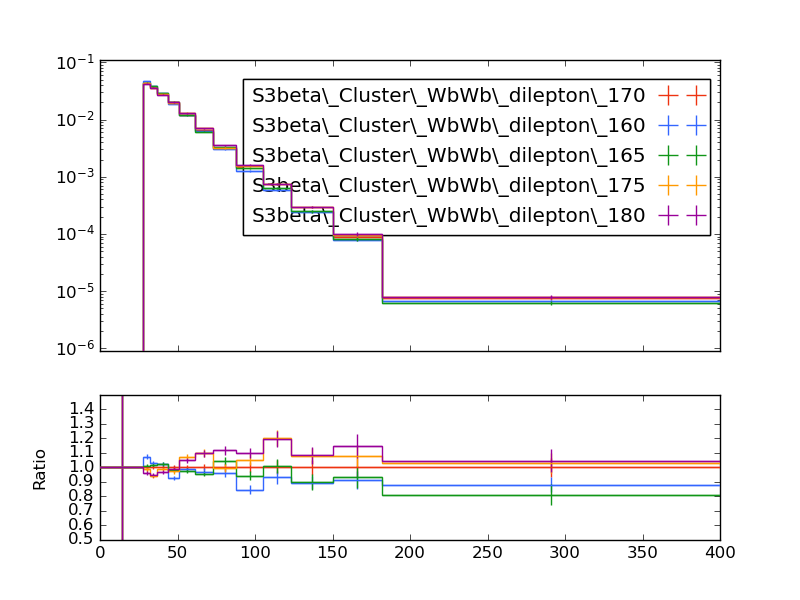

Generate this figure with Python:
#! /usr/bin/env python

# This Python script was auto-generated using YODA v2.0.1.
# Analysis object: /WbWb_dilepton/pT_lep2_untagged
# Timestamp: 27-02-2025 (11:02:17)

import matplotlib as mpl
import matplotlib.pyplot as plt
mpl.use('Agg') # comment out for interactive use
import os
import numpy as np

plotDir = os.path.split(os.path.realpath(__file__))[0]
if 'YODA_USER_PLOT_PATH' in globals():
    plot_outdir = globals()['YODA_USER_PLOT_PATH']
else:
    plot_outdir = plotDir

#plot style
plt.style.use(os.path.join(plotDir, '../default.mplstyle'))

plt.rcParams['text.usetex'] = False
plt.style.use(['classic'])
plt.rc('font', family='DejaVu Sans')
# plot metadata
figW, figH = plt.rcParams['figure.figsize']
ax_xLabel = r''
ax_yLabel = r''
ax_title  = r''
ax_xScale = 'linear'
ax_yScale = 'log'
xLims = (0.0, 400.0)
yLims = (9e-07, 0.11000000000000001)

# TeX-friendly labels for the legend
labels = {
    'legend' : ([ r"S3beta\_Cluster\_WbWb\_dilepton\_170", r"S3beta\_Cluster\_WbWb\_dilepton\_160", r"S3beta\_Cluster\_WbWb\_dilepton\_165", r"S3beta\_Cluster\_WbWb\_dilepton\_175", r"S3beta\_Cluster\_WbWb\_dilepton\_180" ], r""),
}

# Adjust canvas width and height
canvasW = 10.0
canvasH = 9.0
figW *= canvasW/10.
figH *= canvasH/9.

# Create figure and axis objects
fig, (ax, ratio0_ax) = plt.subplots(2, 1, sharex=True,
                  figsize=(figW,figH), gridspec_kw={'height_ratios': (6.0, 3.0)})

# Set figure margins
plt.subplots_adjust(
    left   = 1.0 * plt.rcParams['figure.subplot.left'],
    right  = 1.0 * plt.rcParams['figure.subplot.right'],
    top    = 1.0 * plt.rcParams['figure.subplot.top'],
    bottom = 1.0 * plt.rcParams['figure.subplot.bottom'])

ratio0_ax.yaxis.set_major_locator(mpl.ticker.MultipleLocator(0.1))
ratio0_ax.set_ylim(0.5, 1.4999)
ratio0_ax.set_ylabel('Ratio')

# the numerical data is stored in a separate file
dataf = dict()
prefix = os.path.split(__file__)[0]
if prefix:    prefix = prefix + '/'
exec(open(prefix+'pT_lep2_untagged__data.py').read(), dataf)


legend_handles = dict() # keep track of handles for the legend

# style options for curves
# starts at zorder>=5 to draw curve on top of legend
styles = {
  'S3beta_Cluster_WbWb_dilepton_170.yoda.gz': {
    'color' : '#EE3311',
    'linestyle' : '-',
    'linewidth' : 1,
    'marker' : 'none',
    'markersize' : 2,
    'capsize' : 0.0,
    'zorder' : 5,
    'histstyle' : 1,
    'drawstyle' : 'steps-pre',
    'xerrorbars' : 1,
    'yerrorbars' : 1,
    'fillcolor' : None,
    'fillopacity' : 1.0,
    'ratio0_linestyle' : '-',
    'ratio0_linewidth' : 1,
    'ratio0_marker' : 'none',
    'ratio0_markersize' : 2,
    'ratio0_capsize' : 0.0,
    'ratio0_zorder' : 5,
    'ratio0_histstyle' : 1,
    'ratio0_drawstyle' : 'steps-pre',
    'ratio0_xerrorbars' : 1,
    'ratio0_yerrorbars' : 1,
  },
  'S3beta_Cluster_WbWb_dilepton_160.yoda.gz': {
    'color' : '#3366FF',
    'linestyle' : '-',
    'linewidth' : 1,
    'marker' : 'none',
    'markersize' : 2,
    'capsize' : 0.0,
    'zorder' : 6,
    'histstyle' : 1,
    'drawstyle' : 'steps-pre',
    'xerrorbars' : 1,
    'yerrorbars' : 1,
    'fillcolor' : None,
    'fillopacity' : 1.0,
    'ratio0_linestyle' : '-',
    'ratio0_linewidth' : 1,
    'ratio0_marker' : 'none',
    'ratio0_markersize' : 2,
    'ratio0_capsize' : 0.0,
    'ratio0_zorder' : 6,
    'ratio0_histstyle' : 1,
    'ratio0_drawstyle' : 'steps-pre',
    'ratio0_xerrorbars' : 1,
    'ratio0_yerrorbars' : 1,
  },
  'S3beta_Cluster_WbWb_dilepton_165.yoda.gz': {
    'color' : '#109618',
    'linestyle' : '-',
    'linewidth' : 1,
    'marker' : 'none',
    'markersize' : 2,
    'capsize' : 0.0,
    'zorder' : 7,
    'histstyle' : 1,
    'drawstyle' : 'steps-pre',
    'xerrorbars' : 1,
    'yerrorbars' : 1,
    'fillcolor' : None,
    'fillopacity' : 1.0,
    'ratio0_linestyle' : '-',
    'ratio0_linewidth' : 1,
    'ratio0_marker' : 'none',
    'ratio0_markersize' : 2,
    'ratio0_capsize' : 0.0,
    'ratio0_zorder' : 7,
    'ratio0_histstyle' : 1,
    'ratio0_drawstyle' : 'steps-pre',
    'ratio0_xerrorbars' : 1,
    'ratio0_yerrorbars' : 1,
  },
  'S3beta_Cluster_WbWb_dilepton_175.yoda.gz': {
    'color' : '#FF9900',
    'linestyle' : '-',
    'linewidth' : 1,
    'marker' : 'none',
    'markersize' : 2,
    'capsize' : 0.0,
    'zorder' : 8,
    'histstyle' : 1,
    'drawstyle' : 'steps-pre',
    'xerrorbars' : 1,
    'yerrorbars' : 1,
    'fillcolor' : None,
    'fillopacity' : 1.0,
    'ratio0_linestyle' : '-',
    'ratio0_linewidth' : 1,
    'ratio0_marker' : 'none',
    'ratio0_markersize' : 2,
    'ratio0_capsize' : 0.0,
    'ratio0_zorder' : 8,
    'ratio0_histstyle' : 1,
    'ratio0_drawstyle' : 'steps-pre',
    'ratio0_xerrorbars' : 1,
    'ratio0_yerrorbars' : 1,
  },
  'S3beta_Cluster_WbWb_dilepton_180.yoda.gz': {
    'color' : '#990099',
    'linestyle' : '-',
    'linewidth' : 1,
    'marker' : 'none',
    'markersize' : 2,
    'capsize' : 0.0,
    'zorder' : 9,
    'histstyle' : 1,
    'drawstyle' : 'steps-pre',
    'xerrorbars' : 1,
    'yerrorbars' : 1,
    'fillcolor' : None,
    'fillopacity' : 1.0,
    'ratio0_linestyle' : '-',
    'ratio0_linewidth' : 1,
    'ratio0_marker' : 'none',
    'ratio0_markersize' : 2,
    'ratio0_capsize' : 0.0,
    'ratio0_zorder' : 9,
    'ratio0_histstyle' : 1,
    'ratio0_drawstyle' : 'steps-pre',
    'ratio0_xerrorbars' : 1,
    'ratio0_yerrorbars' : 1,
  },
}

# curve from input yoda files in main panel
for label, yvals in dataf['yvals'].items():
    if all(np.isnan(v) for v in dataf['yvals'][label]):
        continue
    tmp = None
    if styles[label]['histstyle']: # draw as histogram
        xpos = dataf['xedges'][label] if styles[label]['drawstyle'] else dataf['xpoints'][label]
        ypos = np.insert(yvals, 0, yvals[0]) if styles[label]['drawstyle'] else yvals
        if styles[label]['fillcolor']: # fill area below curve
            ax.fill_between(xpos, ypos, step='pre',
                            color=styles[label]['fillcolor'],
                            alpha=styles[label]['fillopacity'])
        tmp, = ax.plot(xpos, ypos,
                       color=styles[label]['color'],
                       linestyle=styles[label]['linestyle'],
                       linewidth=styles[label]['linewidth'],
                       drawstyle=styles[label]['drawstyle'], solid_joinstyle='miter',
                       zorder=styles[label]['zorder'], label=label)
    tmp = ax.errorbar(dataf['xpoints'][label], yvals,
                      xerr=np.array(dataf['xerrs'][label])*styles[label]['xerrorbars'],
                      yerr=np.array(dataf['yerrs'][label])*styles[label]['yerrorbars'],
                      fmt=styles[label]['marker'], capsize=styles[label]['capsize'],
                      markersize=styles[label]['markersize'],
                      ecolor=styles[label]['color'],
                      color=styles[label]['color'], zorder=styles[label]['zorder'])
    tmp[-1][0].set_linestyle(styles[label]['linestyle'])
    tmp[-1][0].set_linewidth(styles[label]['linewidth'])
    if label in dataf['add_legend_handle']:  legend_handles[label] = tmp
    for varLabel in dataf['variation_yvals'].keys():
        if varLabel.startswith(label):
            tmp, = ax.plot(dataf['xedges'][label], dataf['variation_yvals'][varLabel],
                           color=styles[label]['color'],
                           linestyle=styles[label]['linestyle'],
                           linewidth=styles[label]['linewidth'],
                           drawstyle='steps-pre', solid_joinstyle='miter',
                           zorder=styles[label]['zorder'], alpha=0.5)


# plots on ratio panel
# curve from input yoda files in ratio panel
for label, yvals in dataf['ratio0_yvals'].items():
    if all(np.isnan(v) for v in yvals):
        continue
    if styles[label]['ratio0_histstyle']: # plot as histogram
        xpos = dataf['xedges']['S3beta_Cluster_WbWb_dilepton_170.yoda.gz'] if styles[label]['ratio0_drawstyle'] else dataf['xpoints']['S3beta_Cluster_WbWb_dilepton_170.yoda.gz']
        ypos = np.insert(yvals, 0, yvals[0]) if styles[label]['ratio0_drawstyle'] else yvals
        ratio0_ax.plot(xpos, ypos,
                       color=styles[label]['color'],
                       linewidth=styles[label]['linewidth'],
                       linestyle=styles[label]['ratio0_linestyle'],
                       drawstyle=styles[label]['ratio0_drawstyle'], zorder=styles[label]['zorder'],
                       solid_joinstyle='miter')
    tmp = ratio0_ax.errorbar(dataf['xpoints']['S3beta_Cluster_WbWb_dilepton_170.yoda.gz'], yvals,
                             xerr=np.array(dataf['ref_xerrs'])*styles[label]['ratio0_xerrorbars'],
                             yerr=np.array(dataf['ratio0_yerrs'][label])*styles[label]['ratio0_yerrorbars'],
                             fmt=styles[label]['ratio0_marker'], capsize=styles[label]['ratio0_capsize'],
                             markersize=styles[label]['ratio0_markersize'],
                             ecolor=styles[label]['color'],
                             color=styles[label]['color'])
    tmp[-1][0].set_linestyle(styles[label]['ratio0_linestyle'])
    tmp[-1][0].set_linewidth(styles[label]['ratio0_linewidth'])

    for varlabel in dataf['ratio0_variation_vals'].keys():
        if varlabel.startswith(label):
            ratio0_ax.plot(dataf['xedges']['S3beta_Cluster_WbWb_dilepton_170.yoda.gz'],
                            dataf['ratio0_variation_vals'][varlabel],
                            color=styles[label]['color'],
                            linestyle=styles[label]['linestyle'],
                            linewidth=styles[label]['linewidth'],
                            drawstyle='steps-pre', solid_joinstyle='miter',
                            zorder=1, alpha=0.5)

legend_items = list(legend_handles.values())
ax.add_artist(ax.legend(legend_items,
                        labels['legend'][0],
                        title=labels['legend'][1],
                        alignment='right',
                        loc='upper right',
                        bbox_to_anchor=(1.0, 0.97),markerfirst=False))

# set plot metadata as defined above
ratio0_ax.set_xlabel(ax_xLabel)
ratio0_ax.xaxis.set_label_coords(1., -0.15)
ax.set_ylabel(ax_yLabel, ha='right', va='top')
ax.yaxis.set_label_coords(-0.11, 1.0)
ax.set_title(ax_title, loc='left')
ax.set_xscale(ax_xScale)
ax.set_yscale(ax_yScale)
ax.set_xlim(xLims)
ax.set_ylim(yLims)

# tick formatting
plt.rcParams['xtick.top'] = True
plt.rcParams['ytick.right'] = True
ax.yaxis.set_major_locator(mpl.ticker.LogLocator(base=10.0, numticks=np.inf))
ax.yaxis.set_minor_locator(mpl.ticker.LogLocator(
                           base=10.0, subs=np.arange(0.1, 1, 0.1), numticks=np.inf))
fig.align_ylabels((ax, ratio0_ax))
plt.savefig(os.path.join(plot_outdir, 'pT_lep2_untagged.pdf'), format='PDF')
plt.savefig(os.path.join(plot_outdir, 'pT_lep2_untagged.png'), format='PNG')

plt.close(fig)
